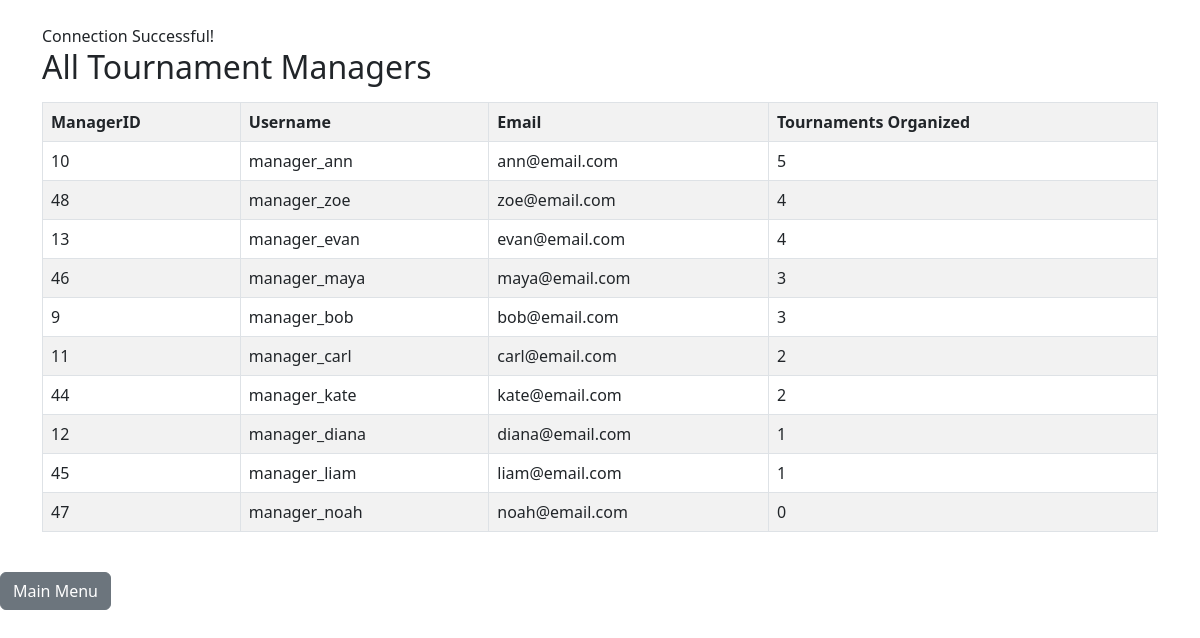
Page /queries/display_tournament_managers.php on the committed database.
### tables this page shows
CREATE TABLE TournamentManager (
    ManagerID INT PRIMARY KEY,
    Tournaments_Organized INT DEFAULT 0,
    FOREIGN KEY (ManagerID) REFERENCES GameUser(UserID)
        ON DELETE CASCADE
        ON UPDATE CASCADE
);

CREATE TABLE GameUser (
    UserID INT PRIMARY KEY,
    Username VARCHAR(40) UNIQUE NOT NULL,
    Email VARCHAR(50) UNIQUE NOT NULL,
    Password VARCHAR(40) NOT NULL
);

### queries/display_tournament_managers.php (the view, shortened to what this page needs)
<?php
$servername = "localhost";
$username   = "root";
$password   = "";
$database   = "tictactoe";
$conn = new mysqli($servername, $username, $password, $database);
if ($conn->connect_error) {
	die("Connection failed: " . $conn->connect_error);
} else {
	echo "<link rel='stylesheet' href='https://cdn.jsdelivr.net/npm/bootstrap@5.3.0/dist/css/bootstrap.min.css'>";
	echo "<div class='container mt-4'>";
	echo "Connection Successful! <br>";
}
$query = "SELECT tm.ManagerID, gu.Username, gu.Email, tm.Tournaments_Organized
          FROM TournamentManager tm
          JOIN GameUser gu ON tm.ManagerID = gu.UserID
          ORDER BY tm.Tournaments_Organized DESC";
$result = $conn->query($query);
echo "<h2>All Tournament Managers</h2>";
if ($result->num_rows > 0) {
	echo "<table class='table table-bordered table-striped mt-3'>";
	echo "<tr><th>ManagerID</th><th>Username</th><th>Email</th><th>Tournaments Organized</th></tr>";
	while ($row = $result->fetch_assoc()) {
		echo "<tr>
			<td>" . $row["ManagerID"] . "</td>
			<td>" . $row["Username"] . "</td>
			<td>" . $row["Email"] . "</td>
			<td>" . $row["Tournaments_Organized"] . "</td>
		</tr>";
	}
	echo "</table>";
} else {
	echo "No tournament managers found.";
}
echo "</div><br><a class='btn btn-secondary' href='../index.php'>Main Menu</a>";
?>

### rows in the picture
tournamentmanager: ManagerID "10", ManagerID.Username "manager_ann", ManagerID.Email "ann@email.com", Tournaments_Organized "5"
tournamentmanager: ManagerID "48", ManagerID.Username "manager_zoe", ManagerID.Email "zoe@email.com", Tournaments_Organized "4"
tournamentmanager: ManagerID "13", ManagerID.Username "manager_evan", ManagerID.Email "evan@email.com", Tournaments_Organized "4"
tournamentmanager: ManagerID "46", ManagerID.Username "manager_maya", ManagerID.Email "maya@email.com", Tournaments_Organized "3"
tournamentmanager: ManagerID "9", ManagerID.Username "manager_bob", ManagerID.Email "bob@email.com", Tournaments_Organized "3"
tournamentmanager: ManagerID "11", ManagerID.Username "manager_carl", ManagerID.Email "carl@email.com", Tournaments_Organized "2"
tournamentmanager: ManagerID "44", ManagerID.Username "manager_kate", ManagerID.Email "kate@email.com", Tournaments_Organized "2"
tournamentmanager: ManagerID "12", ManagerID.Username "manager_diana", ManagerID.Email "diana@email.com", Tournaments_Organized "1"
tournamentmanager: ManagerID "45", ManagerID.Username "manager_liam", ManagerID.Email "liam@email.com", Tournaments_Organized "1"
tournamentmanager: ManagerID "47", ManagerID.Username "manager_noah", ManagerID.Email "noah@email.com", Tournaments_Organized "0"
